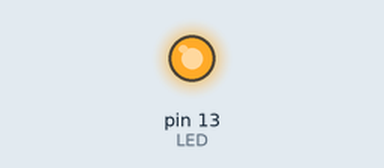
Simulated run of this sketch. Board: Arduino Uno, built with avr-gcc and run on an emulated ATmega328P. Parts: output pins drawn as LEDs (lit = HIGH).

Above: at 0.5 s.
At 5.0 s:
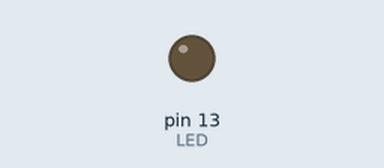
Timing chart, 0 to 8.1 s (numbered marks = the images above):
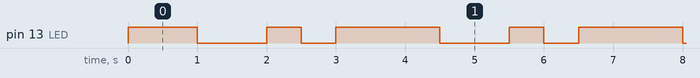

Measured:
- by itself, pin 13 (LED): repeats every 3.5 s: LOW 1.0 s, HIGH 0.50 s, LOW 0.50 s, HIGH 1.5 s
- by itself, everything shown: repeats every 3.5 s, in 6 steps

The sketch:

Switch.ino
```cpp
/* FECHA:06/04/2020
 * AUTOR: Elías Montenegro Ramos
 * DESCRIPCIÓN DEL PROGRAMA: Verificación de la estructura Switch.
 */

int X = 1;   // Dato de entrada.
int LED =13;  //El Led está conectado en el pin 13 de la placa.

void setup()
     {
     pinMode (LED, OUTPUT);
     }

void loop()
{
     switch (X)
        {
          case 1:
                 { digitalWrite (LED, HIGH); // Encendemos el LED.
                  delay (1000);
                  digitalWrite (LED, LOW); // Encendemos el LED.
                  delay (1000);
                 }
          case 2:
                { digitalWrite (LED, HIGH); // Encendemos el LED.
                  delay (500);
                  digitalWrite (LED, LOW); // Encendemos el LED.
                  delay (500);
                  digitalWrite (LED, HIGH); // Encendemos el LED.
                  delay (500);
                  digitalWrite (LED, LOW); // Encendemos el LED.
                  delay (00);
                }
                  break;
          default:
                {
                  digitalWrite (LED, HIGH); // Encendemos el LED.
                  delay (100);
                  digitalWrite (LED, LOW); // Encendemos el LED.
                  delay (100);
                  digitalWrite (LED, HIGH); // Encendemos el LED.
                  delay (100);
                  digitalWrite (LED, LOW); // Encendemos el LED.
                  delay (100);
                }
         }
}
```
